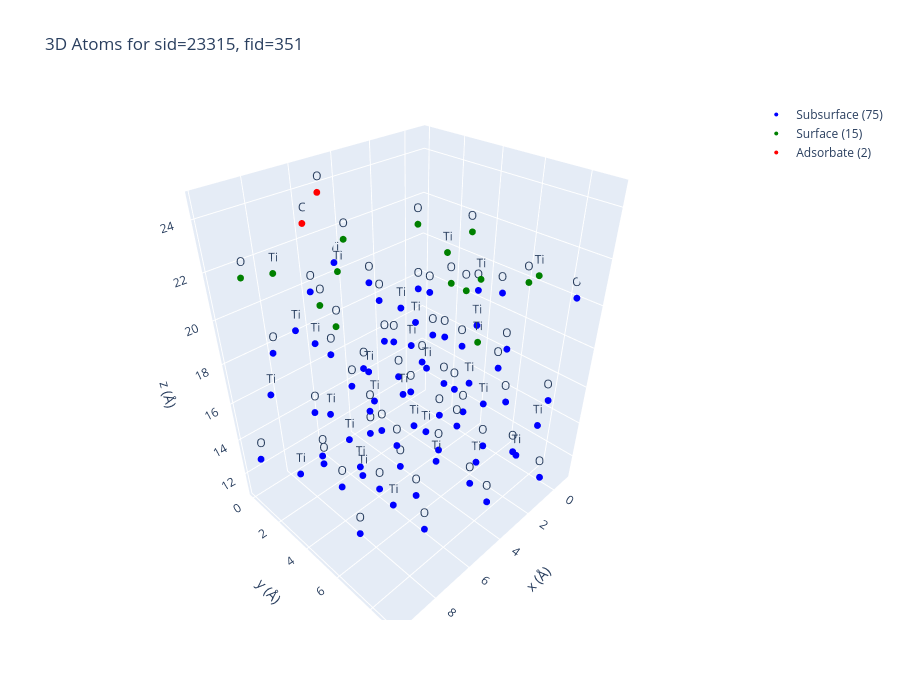

This figure's notebook cell:
### Code cell
import plotly.graph_objects as go
from ase.data import chemical_symbols

# Data from current sample
pos = data.pos.numpy()
z = data.atomic_numbers.numpy().astype(int)
tags = data.tags.numpy().astype(int)

# Roles by tag
roles = {0: "Subsurface", 1: "Surface", 2: "Adsorbate"}
colors = {"Subsurface": "blue", "Surface": "green", "Adsorbate": "red"}

fig = go.Figure()

for tag_val, role in roles.items():
    mask = tags == tag_val
    if mask.sum() == 0:
        continue
    pts = pos[mask]
    fig.add_trace(
        go.Scatter3d(
            x=pts[:, 0],
            y=pts[:, 1],
            z=pts[:, 2],
            mode="markers+text",
            marker=dict(size=4, color=colors[role]),
            name=f"{role} ({mask.sum()})",
            text=[chemical_symbols[n] for n in z[mask]],
            textposition="top center",
            hovertemplate="atom=%{text}<br>x=%{x:.2f}<br>y=%{y:.2f}<br>z=%{z:.2f}<extra></extra>",
        )
    )

fig.update_layout(
    title=f"3D Atoms for sid={data.sid}, fid={data.fid}",
    scene=dict(
        xaxis_title="x (Å)",
        yaxis_title="y (Å)",
        zaxis_title="z (Å)",
        aspectmode="data",
    ),
    width=900,
    height=700,
)
fig.show()

### Figure 1 — Plotly figure (JSON) as saved in the notebook; plotly's stock layout.template omitted (floating-point values rounded to 4 significant figures)
{"data": [{"hovertemplate": "atom=%{text}<br>x=%{x:.2f}<br>y=%{y:.2f}<br>z=%{z:.2f}<extra></extra>", "marker": {"color": "blue", "size": 4}, "mode": "markers+text", "name": "Subsurface (75)", "text": ["Ti", "Ti", "Ti", "Ti", "Ti", "Ti", "Ti", "Ti", "Ti", "Ti", "Ti", "Ti", "Ti", "Ti", "Ti", "Ti", "Ti", "Ti", "Ti", "Ti", "Ti", "Ti", "Ti", "Ti", "Ti", "Ti", "O", "O", "O", "O", "O", "O", "O", "O", "O", "O", "O", "O", "O", "O", "O", "O", "O", "O", "O", "O", "O", "O", "O", "O", "O", "O", "O", "O", "O", "O", "O", "O", "O", "O", "O", "O", "O", "O", "O", "O", "O", "O", "O", "O", "O", "O", "O", "O", "O"], "textposition": "top center", "type": "scatter3d", "x": [2.703, 8.775, 5.542, -0.419, 2.922, 6.84, 5.783, -0.2203, 1.729, 7.765, 4.793, 9.191, 6.053, 1.703, 0.1705, 4.662, 2.481, 6.913, 8.402, 4.052, 6.901, 0.9063, 3.799, 9.766, 4.478, 9.075, 4.272, 8.769, 3.522, -0.5386, 6.331, 7.067, 1.097, 3.814, 9.778, 2.036, 8.399, 0.3257, 6.165, 3.454, 7.833, 4.749, 9.219, 5.169, 0.8619, -0.09818, 5.964, 1.955, 6.402, 2.564, 8.535, 2.948, 7.404, 4.489, 0.005129, 8.617, 2.67, 4.082, 8.495, 6.015, 0.03877, 5.169, 0.6889, 5.613, 1.206, 3.207, 7.872, 6.596, 2.208, 3.773, -0.5679, 5.157, -0.8633, 6.39, 0.4398], "y": [6.857, 2.129, 0.1958, 4.662, 0.3849, 5.86, 2.498, 7.019, 9.068, 4.416, 2.263, 6.888, 7.479, 2.796, 0.2474, 4.909, 1.917, 6.591, 9.128, 4.373, 0.2115, 4.964, 7.04, 2.481, -0.009265, 4.679, 1.547, 5.963, 8.22, 3.326, 7.195, 1.408, 5.971, 5.596, 0.7755, 8.252, 3.415, 8.767, 4.246, 3.503, 8.166, 0.9673, 5.653, 8.49, 3.848, 8.336, 3.61, 1.152, 5.86, 7.973, 3.394, 1.294, 5.946, 6.176, 1.578, 1.114, 5.658, 3.133, 7.91, 1.297, 6.023, 5.829, 1.227, 8.047, 3.417, 0.6908, 5.65, 8.208, 3.383, 8.308, 3.755, 3.514, 8.439, 0.8198, 5.799], "z": [12.53, 12.76, 13.02, 12.79, 12.44, 12.23, 11.33, 11.07, 15.45, 15.57, 16.21, 16.41, 15.33, 15.09, 14.43, 14.68, 18.31, 18.58, 19.37, 19.33, 18.35, 18.06, 17.64, 17.85, 20.53, 20.85, 11.86, 12.16, 11.67, 11.43, 11.4, 12.17, 11.87, 13.16, 13.39, 13.65, 14.0, 11.24, 11.46, 15.05, 15.35, 14.69, 14.94, 14.23, 13.96, 15.29, 15.48, 13.86, 14.17, 16.53, 16.81, 16.48, 16.79, 15.92, 15.6, 18.5, 18.16, 17.85, 18.04, 17.24, 16.92, 18.72, 18.3, 17.2, 16.89, 19.37, 19.71, 19.77, 19.56, 18.99, 18.71, 20.42, 20.08, 20.22, 19.78]}, {"hovertemplate": "atom=%{text}<br>x=%{x:.2f}<br>y=%{y:.2f}<br>z=%{z:.2f}<extra></extra>", "marker": {"color": "green", "size": 4}, "mode": "markers+text", "name": "Surface (15)", "text": ["Ti", "Ti", "Ti", "Ti", "Ti", "Ti", "O", "O", "O", "O", "O", "O", "O", "O", "O"], "textposition": "top center", "type": "scatter3d", "x": [5.903, 1.72, 3.392, 8.78, 6.08, 0.04022, 1.793, 7.782, 9.099, 3.135, 5.049, -0.194, 2.414, 4.744, 9.228], "y": [8.943, 3.855, 6.942, 2.187, 2.27, 7.167, 7.878, 3.336, 0.4986, 5.347, 7.663, 3.516, 2.869, 1.053, 6.097], "z": [21.42, 21.37, 21.95, 22.41, 21.53, 20.93, 21.57, 21.21, 21.72, 21.09, 22.42, 21.55, 22.48, 22.01, 22.21]}, {"hovertemplate": "atom=%{text}<br>x=%{x:.2f}<br>y=%{y:.2f}<br>z=%{z:.2f}<extra></extra>", "marker": {"color": "red", "size": 4}, "mode": "markers+text", "name": "Adsorbate (2)", "text": ["C", "O"], "textposition": "top center", "type": "scatter3d", "x": [7.221, 6.415], "y": [1.958, 1.884], "z": [23.68, 24.56]}], "layout": {"height": 700, "scene": {"aspectmode": "data", "xaxis": {"title": {"text": "x (Å)"}}, "yaxis": {"title": {"text": "y (Å)"}}, "zaxis": {"title": {"text": "z (Å)"}}}, "title": {"text": "3D Atoms for sid=23315, fid=351"}, "width": 900}}
